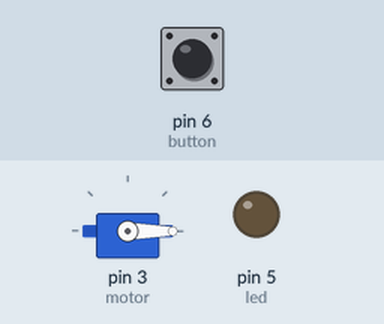
Bench run of a sketch on a simulated Arduino Uno, built with avr-gcc and run on an emulated ATmega328P. On the bench: servo, output pins drawn as LEDs (lit = HIGH). The inputs (shaded band) are chosen by the test bench; at power-on: pin 6 (button) LOW.

Above: at 3.7 s.
3.8 s: pin 6 (button) pulled HIGH for 0.15 s
At 4.4 s:
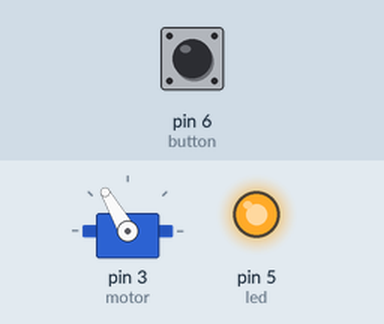
6.9 s: pin 6 (button) pulled HIGH for 1 s
At 9.5 s:
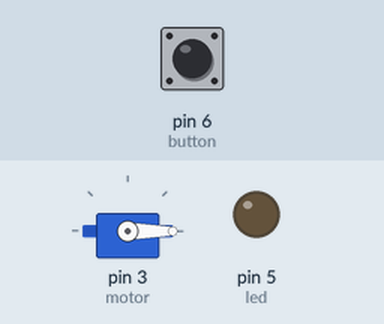
10.5 s: pin 6 (button) pulled HIGH for 3.2 s
At 11.9 s:
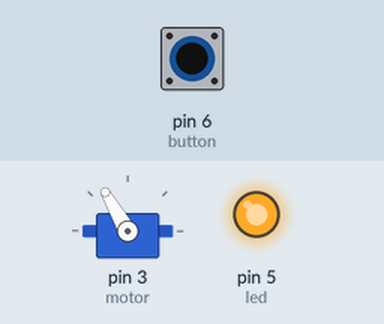
Timing chart, 0 to 16.2 s (numbered marks = the images above; inputs shaded):
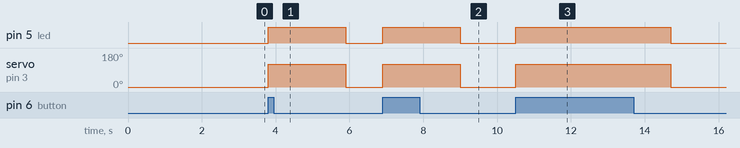

The sketch:

motor_control.ino
```cpp
#include <Servo.h>

Servo motor;
int button = 6;
int led = 5;


void setup()
{
  pinMode(button, INPUT);
  pinMode(led, OUTPUT);
  motor.attach(3);
  motor.write(0);
  delay(2500);
  digitalWrite(led, 0);
}

void loop()
{
  int click = digitalRead(button);
  if(click == 1)
  {
    motor.write(120);
    digitalWrite(led, 1);
    delay(2000);
  }
  else
  {
    motor.write(0);
    digitalWrite(led, 0);
  }
  delay(100);
}
```

Measured:
- after the input at 3.8 s, pin 5 (led): LOW → HIGH at once, → LOW 2.1 s later; servo on pin 3 (motor): 0° → 120° at once, → 0° 2.1 s later
- after the input at 6.9 s, pin 5 (led): LOW → HIGH at once, → LOW 2.1 s later; servo on pin 3 (motor): 0° → 120° at once, → 0° 2.1 s later
- after the input at 10.5 s, pin 5 (led): LOW → HIGH at once, → LOW 4.2 s later; servo on pin 3 (motor): 0° → 120° at once, → 0° 4.2 s later
